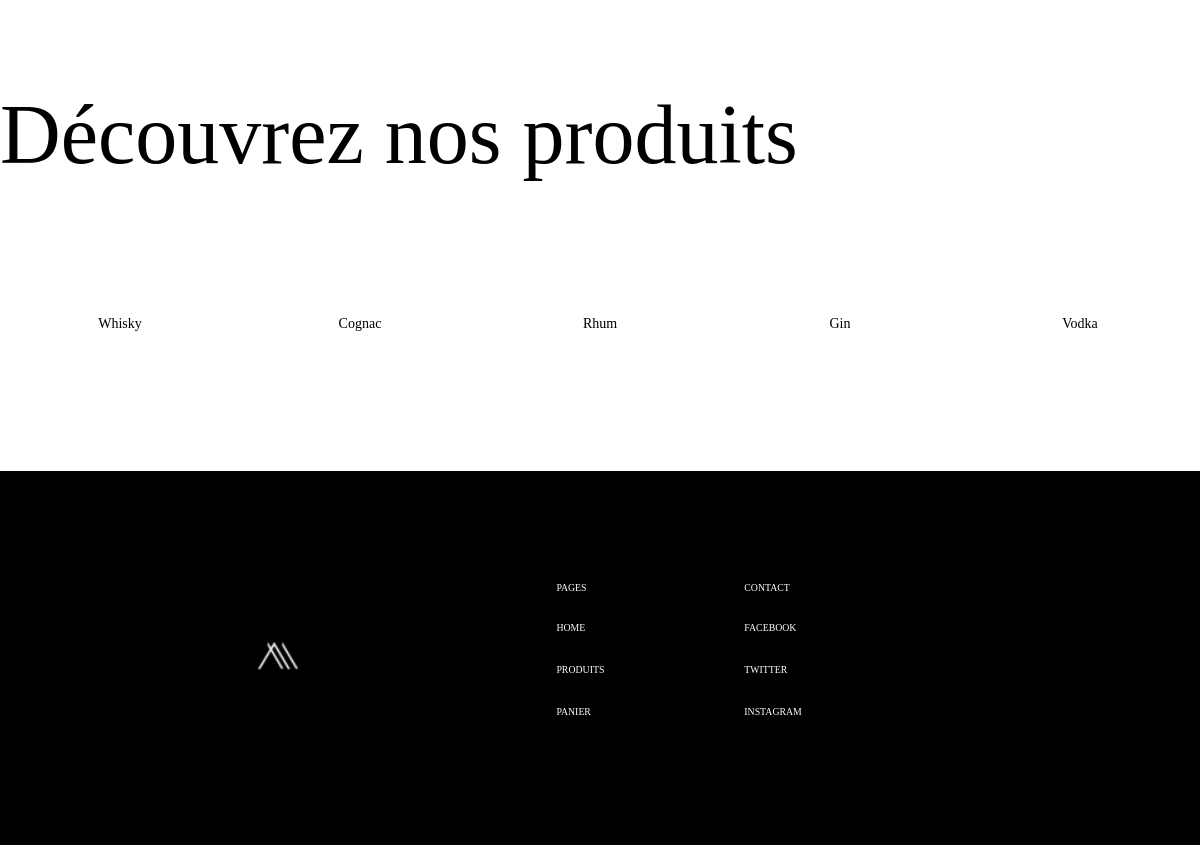
Before: / (lower part) with the older database file.
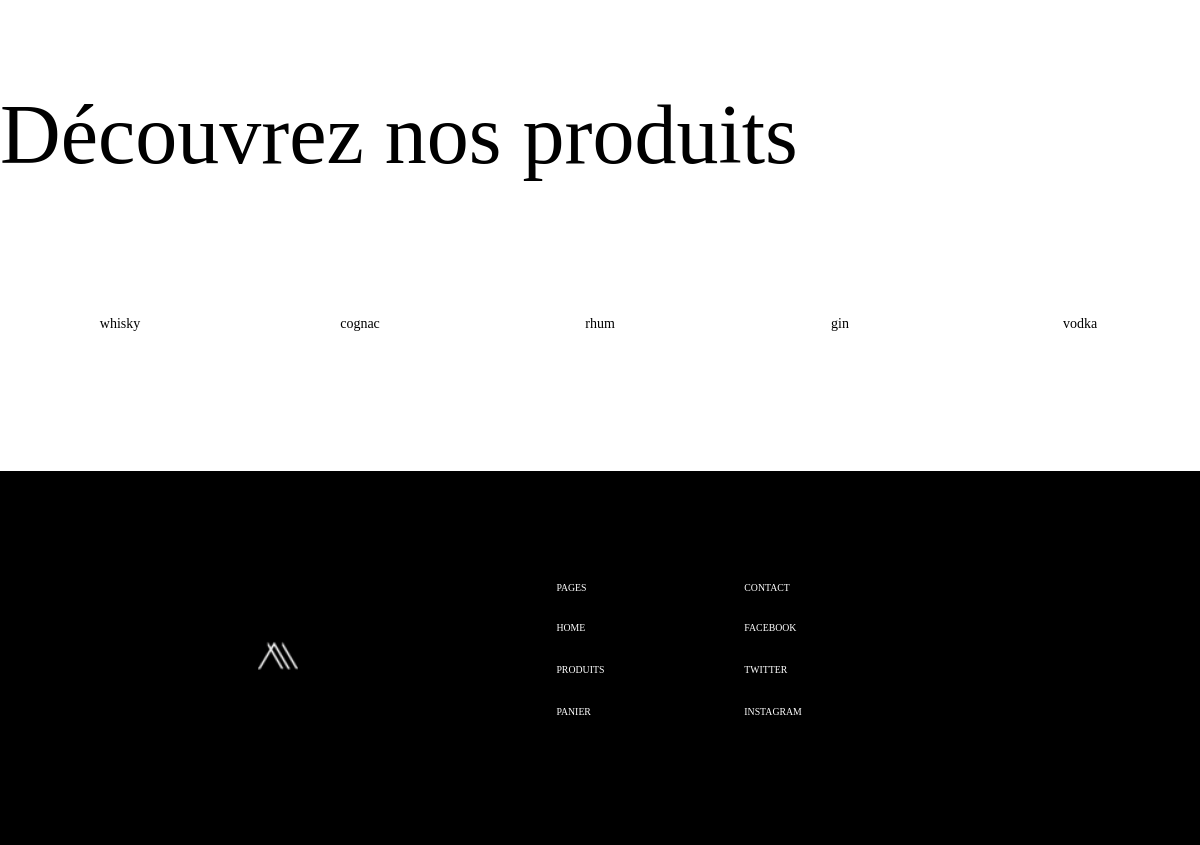
After: the same page with the newer database file.
### tables this page shows
CREATE TABLE categories (
    categoryID INTEGER AUTO_INCREMENT,
    categoryName VARCHAR(40) NOT NULL,
    CONSTRAINT pk_categories PRIMARY KEY (categoryID)
);

### app/models/Category.model.php (called while the page is built, shortened)
<?php
class CategoryModel {
    private $categoryID;
    private $categoryName;
    public static function getAllCategories() {
        $request = Model::$pdo->query('SELECT * FROM categories');
        $request->setFetchMode(PDO::FETCH_CLASS, 'CategoryModel');
        $categories = $request->fetchAll();
        return $categories;
    }
    public function getCategoryId() {
        return $this->categoryID;
    }
    public function getCategoryName() {
        return $this->categoryName;
    }
}
?>

### public/index.php (the view, shortened to what this page needs)
<?php
    require_once MODEL_PATH . 'Category.model.php';
    $categories = CategoryModel::getAllCategories();
?>
<!DOCTYPE html>
<html lang="fr">
<head>
    <link rel="stylesheet" href="./styles/reset.css">
    <link rel="stylesheet" href="./styles/global.css">
    <link rel="stylesheet" href="./styles/header.css">
    <link rel="stylesheet" href="./styles/home.css">
    <link rel="stylesheet" href="./styles/footer.css">
</head>
<body>
    <div class="wrapper">
        <main class="content">
            <section class="section about-us">
                <div class="section__content">
                    <p class="section__description">Le choix des parcelles est effectué avec le plus grand soin. Une fois sélectionnées, celles-ci sont suivies avec une attention toute particulière, dans le plus grand respect de la Nature.
                    Nous avons choisi d’offrir l’excellence — et comme l’orfèvre devant son ouvrage, chaque détail a été examiné, pesé et affiné avec exigence et précision.</p>
                    <div class="image__container">
                    </div>
                </div>
            </section>
            <section class="section categories">
                <h2 class="section__title">Découvrez nos produits</h2>
                <div class="section__content">
                    <?php
                        foreach ($categories as $category) {
                            echo '<a href="./products.php?categoryID=' . $category->getCategoryId() . '"/>';
                            echo '<div class="category__box">';
                            echo '<h3 class="category__name">' . $category->getCategoryName() . '</h3>';
                            echo '</div>';
                        }
                    ?>
                </div>
            </section>
        </main>
    </div>
    <?php
        require_once './footer.php';
    ?>
</body>
</html>

Changed rows visible on the page:
changed categories: categoryName "Whisky" → "whisky"
changed categories: categoryName "Cognac" → "cognac"
changed categories: categoryName "Rhum" → "rhum"
changed categories: categoryName "Gin" → "gin"
changed categories: categoryName "Vodka" → "vodka"
